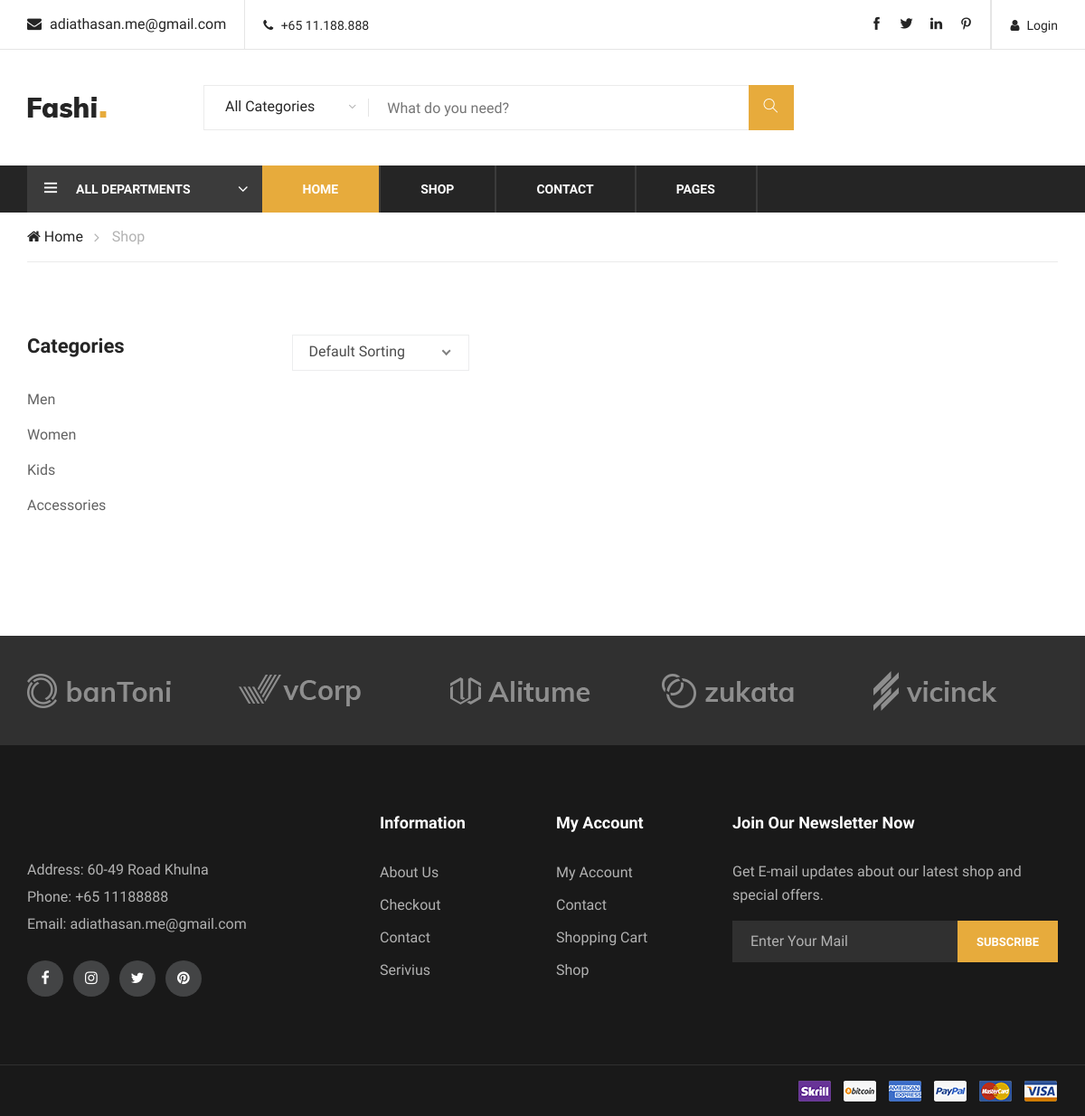
Before: /category/women/ with the older database file.
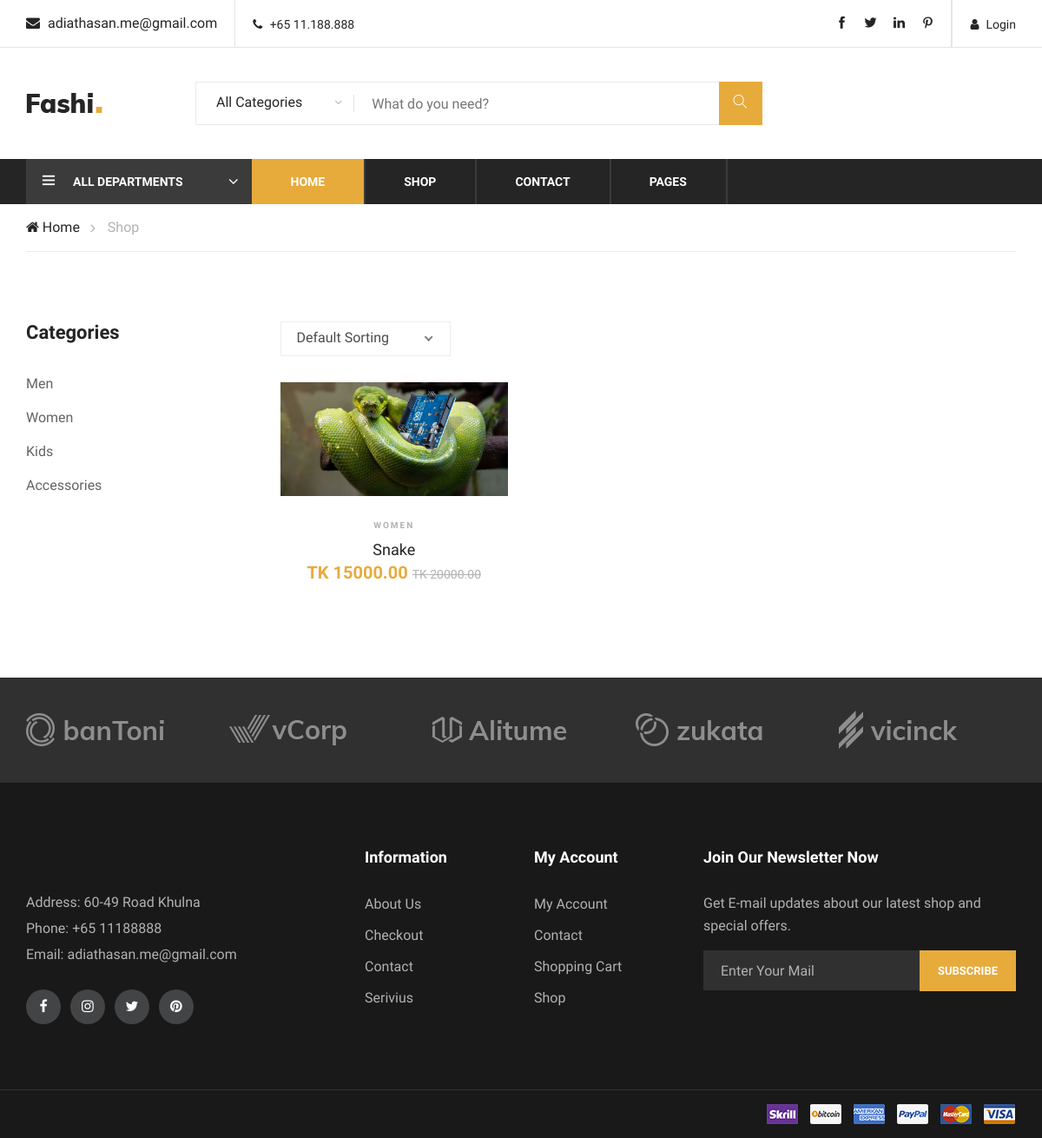
After: the same page with the newer database file.
### ecommerce/models.py (models this page shows, shortened)
class Product(models.Model):
    title = models.CharField(max_length=100, null=False, blank=False)
    description = models.TextField(blank=True, null=True)
    price = models.DecimalField(decimal_places=2, max_digits=100, default=31.50)
    discount_price = models.DecimalField(decimal_places=2, max_digits=100, default=31.50)
    time_stamp = models.DateTimeField(auto_now_add=True, auto_now=False)
    Updated = models.DateTimeField(auto_now_add=False, auto_now=True)
    active = models.BooleanField(default=True)
    digital = models.BooleanField(default=False)
    img = models.ImageField(blank=False, null=False, verbose_name='Image Of Product')
    CATEGORY = (
        ('men', 'men'),
        ('women', 'women'),
        ('kids', 'kids'),
        ('accessories', 'accessories'),
    )
    category = models.CharField(max_length=50, choices=CATEGORY)
    @property
    def imageURL(self):
        try:
            url = self.img.url
        except:
            url = ''
        return url

### ecommerce/views.py (the view)
# urls.py: path('category/women/', women_page, name='women'),
def women_page(request):
    if request.user.is_authenticated:
        customer = request.user.customer
        order, created = Order.objects.get_or_create(customer=customer, complete=False)
        cartItems = order.get_total_item
        cartPrice = order.get_total_price
    else:
        order = {'get_total_price': 0, 'get_total_item': 0, 'shipping': False}
        cartItems = order['get_total_item']
        cartPrice = order['get_total_price']
    products = Product.objects.filter(category='women')
    context = {'products': products, 'cartItems': cartItems, 'cartPrice': cartPrice}
    return render(request, 'ecommerce/women.html', context)

### ecommerce/templates/ecommerce/women.html (shortened to what this page needs)
{% extends 'ecommerce/base.html' %}
{% load static %}
{% block content %}
    <div class="breacrumb-section">
        <div class="container">
            <div class="row">
                <div class="col-lg-12">
                    <div class="breadcrumb-text">
                        <a href="/"><i class="fa fa-home"></i> Home</a>
                        <span>Shop</span>
                    </div>
                </div>
            </div>
        </div>
    </div>
    <section class="product-shop spad">
        <div class="container">
            <div class="row">
                <div class="col-lg-3 col-md-6 col-sm-8 order-2 order-lg-1 produts-sidebar-filter">
                    <div class="filter-widget">
                        <h4 class="fw-title">Categories</h4>
                        <ul class="filter-catagories">
                            <li><a href="{% url 'men' %}">Men</a></li>
                            <li><a href="{% url 'women' %}">Women</a></li>
                            <li><a href="{% url 'kids' %}">Kids</a></li>
                            <li><a href="{% url 'accessories' %}">Accessories</a></li>
                        </ul>
                    </div>
                </div>
                <div class="col-lg-9 order-1 order-lg-2">
                    <div class="product-show-option">
                        <div class="row">
                            <div class="col-lg-7 col-md-7">
                                <div class="select-option">
                                </div>
                            </div>
                        </div>
                    </div>
                    <div class="product-list">
                        <div class="row">
                            {% for product in products %}
                            <div class="col-lg-4 col-sm-6">
                                <div class="product-item">
                                    <div class="pi-pic">
                                        <img src="{{ product.imageURL }}" alt="">
                                    </div>
                                    <div class="pi-text">
                                        <div class="catagory-name">{{ product.category }}</div>
                                        <a href="#">
                                            <h5>{{product.title|truncatewords:2}}</h5>
                                        </a>
                                        <div class="product-price">
                                            TK {{product.discount_price}}
                                            <span>TK {{product.price}}</span>
                                        </div>
                                    </div>
                                </div>
                            </div>
                            {% endfor %}
                        </div>
                    </div>
                </div>
            </div>
        </div>
    </section>
{% endblock %}

Changed rows visible on the page:
now on this page (row edited): Product: imageURL (picture), category "WOMEN", title "Snake", discount_price "15000.00", price "20000.00"
